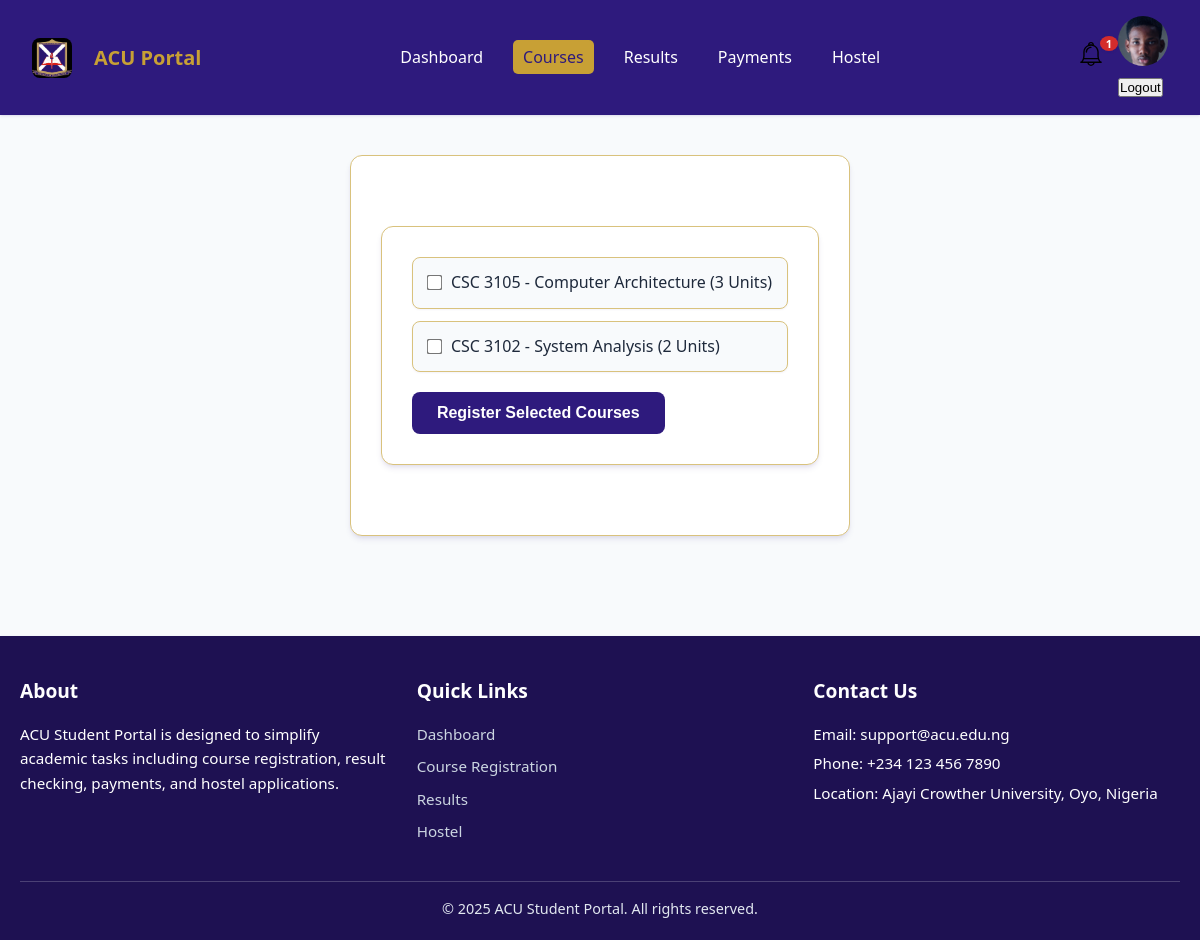
Screenshot of /courses/registration/ (signed in) with the database file from the repository.
### portal/models.py (models this page shows, shortened)
class StudentProfile(models.Model):
    user = models.OneToOneField(User, on_delete=models.CASCADE)
    matric_number = models.CharField(max_length=20, unique=True)
    phone_number = models.CharField(max_length=15)
    address = models.TextField()
    department = models.CharField(max_length=100)
    level = models.IntegerField(validators=[MinValueValidator(100), MaxValueValidator(800)])
    profile_picture = models.ImageField(upload_to='profile_pics/', null=True, blank=True)
    GENDER_CHOICES = (
        ('Male', 'Male'),
        ('Female', 'Female'),
    )
    gender = models.CharField(max_length=10, choices=GENDER_CHOICES, null=True)
    @property
    def imageURL(self):
        try:
            url = self.profile_picture.url
        except:
            url =''
        return url

class Course(models.Model):
    code = models.CharField(max_length=10, unique=True)
    title = models.CharField(max_length=200)
    units = models.IntegerField()
    level = models.IntegerField()
    semester = models.IntegerField(choices=[(1, 'First'), (2, 'Second')])

### portal/views.py (the view, shortened to what this page needs)
# urls.py: path('courses/registration/', views.course_registration, name='course_registration'),
@login_required
def course_registration(request):
    student = request.user.studentprofile
    current_session = SchoolSession.objects.filter(is_active=True).first()
    if current_session:
        session = current_session.session
        semester = current_session.semester
    else:
        session = '2023/2024'
        semester = 1
    available_courses = Course.objects.filter(
        level=student.level,
        semester=semester
    )
    registered_courses = RegisteredCourse.objects.filter(
        student=student,
        session=session,
        semester=semester
    )
    context = {
        'available_courses': available_courses,
        'registered_courses': registered_courses,
    }
    return render(request, 'portal/course_registration.html', context)

### portal/context_processors.py (called while the page is built)
def notifications_context(request):
    if request.user.is_authenticated:
        try:
            student = request.user.studentprofile
            notifications = Notification.objects.filter(student=student).order_by('-created_at')
            unread_notifications = notifications.filter(is_read=False)
            return {
                'notifications': notifications,
                'unread_notifications': unread_notifications,
            }
        except:
            return {}
    return {}

### portal/templates/portal/course_registration.html (shortened to what this page needs)
{% extends 'portal/base.html' %}
{% load static %}
{% block content %}
<link rel="stylesheet" href="{% static 'css/course_registration.css' %}">
<body>
    <div class="container">
        <form method="POST">
            {% if available_courses %}
            <div class="course-list">
                {% for course in available_courses %}
                    <label class="course-item">
                        <input type="checkbox" name="courses" value="{{ course.id }}"
                            {% if course.id in registered_courses.values_list %}checked{% endif %}>
                        {{ course.code }} - {{ course.title }} ({{ course.units }} Units)
                    </label>
                {% endfor %}
            </div>
            <button type="submit" class="btn">Register Selected Courses</button>
            {% else %}
            <p>No courses available for your level and semester.</p>
            {% endif %}
        </form>
    </div>
    {% endblock %}

### portal/templates/portal/base.html (shortened to what this page needs)
{% load static %}
<!DOCTYPE html>
<html lang="en">
<head>
    <link rel="stylesheet" href="/static/css/styles.css">
</head>
<body>
    {% if user.is_authenticated %}
    <nav class="main-nav">
        <div class="nav-brand">
            <img src="{{ '/static/images/logo.png' }}" alt="ACU Logo" class="nav-logo">
            <span>ACU Portal</span>
        </div>
        <ul class="nav-links">
            <li><a href="{% url 'dashboard' %}" class="{% if request.path == '/dashboard/' %}active{% endif %}">Dashboard</a></li>
            <li><a href="{% url 'course_registration' %}" class="{% if '/courses/' in request.path %}active{% endif %}">Courses</a></li>
            <li><a href="{% url 'results' %}" class="{% if '/results/' in request.path %}active{% endif %}">Results</a></li>
            <li><a href="{% url 'payments' %}" class="{% if '/payments/' in request.path %}active{% endif %}">Payments</a></li>
            <li><a href="{% url 'hostel_application' %}" class="{% if '/hostel/' in request.path %}active{% endif %}">Hostel</a></li>
        </ul>
        <div class="nav-profile">
            <a href="javascript:void(0)" class="notifications" onclick="toggleNotifications()">
                <div class="notification-icon-wrapper">
                    <img src="{% static 'images/bell.svg' %}" alt="Notifications" class="icon">
                    {% if unread_notifications.count %}
                        <span class="notification-badge">{{ unread_notifications.count }}</span>
                    {% endif %}
                </div>
            </a>
            <div class="profile-menu">
                <a href="{% url 'profile' %}">
                    <img src="{{ user.studentprofile.imageURL|default:'/static/images/default-avatar.png' }}" alt="Profile" class="avatar">
                </a>
                <div class="dropdown-menu">
                    <form method="post" action="{% url 'logout' %}">
                        <button type="submit">Logout</button>
                      </form>
                </div>
            </div>
        </div>
    </nav>
    {% endif %}
    <main class="container">
        {% block content %}{% endblock %}
    </main>
    <footer class="footer">
        <div class="footer-container">
            <div class="footer-about">
                <h4>About</h4>
                <p>ACU Student Portal is designed to simplify academic tasks including course registration, result checking, payments, and hostel applications.</p>
            </div>
            <div class="footer-links">
                <h4>Quick Links</h4>
                <ul>
                    <li><a href="{% url 'dashboard' %}">Dashboard</a></li>
                    <li><a href="{% url 'course_registration' %}">Course Registration</a></li>
                    <li><a href="{% url 'results' %}">Results</a></li>
                    <li><a href="{% url 'hostel_application' %}">Hostel</a></li>
                </ul>
            </div>
            <div class="footer-contact">
                <h4>Contact Us</h4>
                <p>Email: support@acu.edu.ng</p>
                <p>Phone: +234 123 456 7890</p>
                <p>Location: Ajayi Crowther University, Oyo, Nigeria</p>
            </div>
        </div>
        <div class="footer-bottom">
            <p>&copy; {% now "Y" %} ACU Student Portal. All rights reserved.</p>
        </div>
    </footer>

### portal/static/css/styles.css (style rules this page uses)
:root { --primary-color: #2e1a7d; --primary-dark: #1e1152; --secondary-color: #c8a035; --success-color: #2d8a46; --danger-color: #d42c2c; --warning-color: #e9b949; --info-color: #4a5fc1; --background-color: #f8fafc; --text-color: #1e293b; --border-color: #d9c27d; --shadow-sm: 0 1px 2px 0 rgb(46 26 125 / 0.05); --shadow: 0 1px 3px 0 rgb(46 26 125 / 0.1), 0 1px 2px -1px rgb(46 26 125 / 0.1); --shadow-md: 0 4px 6px -1px rgb(46 26 125 / 0.1), 0 2px 4px -2px rgb(46 26 125 / 0.1); }
* { margin: 0; padding: 0; box-sizing: border-box; }
body { font-family: -apple-system, BlinkMacSystemFont, "Segoe UI", Roboto, "Helvetica Neue", Arial, sans-serif; line-height: 1.5; color: var(--text-color); background-color: var(--background-color); min-height: 100vh; display: flex; flex-direction: column; }
.main-nav { color: white; background: var(--primary-color); padding: 1rem 2rem; display: flex; align-items: center; justify-content: space-between; box-shadow: var(--shadow); position: sticky; top: 0; z-index: 100; }
.nav-brand { display: flex; align-items: center; gap: 0.75rem; }
.nav-logo { width: 40px; height: 40px; border-radius: 8px; }
.nav-brand span { font-size: 1.25rem; font-weight: 600; color: var(--secondary-color); }
.nav-links { display: flex; gap: 2rem; list-style: none; }
.nav-links a { text-decoration: none; color: var(--secondary-color); font-weight: 500; padding: 0.5rem 1rem; border-radius: 0.5rem; transition: all 0.2s; }
.nav-links a:hover, .nav-links a.active { color: var(--primary-color); background-color: #eff6ff; }
.nav-profile .notifications .icon { width: 24px; height: 24px; object-fit: contain; }
.nav-logo { height: 40px; margin-right: 10px; }
.nav-links { display: flex; gap: 20px; list-style: none; padding-left: 0; margin: 0; }
.nav-links li a { color: white; text-decoration: none; padding: 6px 10px; }
.nav-links li a.active { background: var(--secondary-color); border-radius: 5px; }
.nav-profile { display: flex; align-items: center; gap: 15px; }
.nav-profile .avatar { height: 40px; width: 40px; border-radius: 50%; object-fit: cover; }
.notification-badge { background: red; color: white; font-size: 12px; padding: 2px 6px; border-radius: 50%; position: absolute; top: 8px; right: 8px; }
.profile-menu .avatar { width: 50px; height: 50px; object-fit: cover; border-radius: 50%; }
.btn { display: inline-block; padding: 0.75rem 1.5rem; border: none; border-radius: 0.5rem; font-weight: 500; text-align: center; text-decoration: none; cursor: pointer; transition: all 0.2s; }
.footer { background-color: var(--primary-dark); color: #fff; padding: 40px 20px 20px; margin-top: 60px; box-shadow: var(--shadow); font-size: 0.95rem; }
.footer-container { display: flex; justify-content: space-between; flex-wrap: wrap; gap: 30px; max-width: 1200px; margin: 0 auto; }
.footer h4 { font-size: 1.2rem; margin-bottom: 15px; color: #ffffff; }
.footer-about, .footer-links, .footer-contact { flex: 1 1 250px; }
.footer-about p, .footer-contact p { margin: 5px 0; line-height: 1.6; }
.footer-links ul { list-style: none; padding: 0; }
.footer-links li { margin-bottom: 8px; }
.footer-links a { text-decoration: none; color: #cbd5e1; transition: color 0.3s ease; }
.footer-bottom { text-align: center; margin-top: 30px; padding-top: 15px; border-top: 1px solid rgba(255, 255, 255, 0.2); font-size: 0.9rem; color: #e2e8f0; }
.notifications { display: flex; align-items: center; cursor: pointer; }
.notification-badge { background-color: var(--danger-color); color: white; font-size: 0.8rem; padding: 0.3rem 0.6rem; border-radius: 50%; margin-right: 0.5rem; position: absolute; top: -5px; right: -5px; }
.icon { width: 25px; height: 25px; }
.notification-icon-wrapper { position: relative; display: inline-block; }
.notification-icon-wrapper .notification-badge { position: absolute; top: -6px; right: -23px; background-color: var(--danger-color); color: white; font-size: 11px; font-weight: bold; padding: 2px 5px; border-radius: 50%; box-shadow: var(--shadow); line-height: 1; min-width: 18px; text-align: center; }

### rows the page displays
Course: code "CSC 3105", title "Computer Architecture", units "3"
Course: code "CSC 3102", title "System Analysis", units "2"

### other values shown
{{ unread_notifications.count }} "1"
